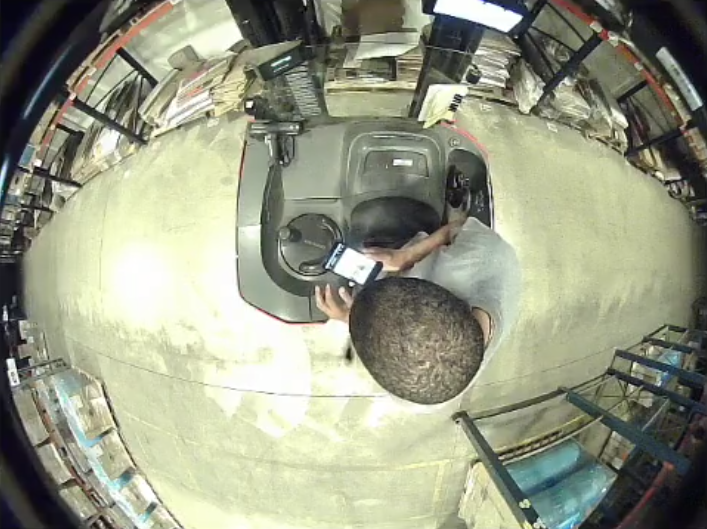
#> input picture data/distract.png, 707 x 529 px
$ python blobby.py
#> lines starting #> are read from the running program, lines starting #| are printed output that depends on the picture
import cv2
import numpy as np
import imutils
from imutils.video import VideoStream
from imutils import face_utils
import math
import time

def initializeBlobDetector():

    """
    Creating a blob detector
    """
    print("[INFO} Initializing blobby the unicorn")

    params = cv2.SimpleBlobDetector_Params()
    #Threshold Values set min, max and step
    #Reconsider setting these values, they might not be required
    params.minThreshold = 200;
    params.maxThreshold = 5000;

    #Color filter set color in 0,255 range
    #params.filterByColor = True
    #params.blobColor = 0

    #Area Filter set min and max
    params.filterByArea = True
    params.minArea = 200
    params.maxArea = 750

    #Cricularity Filer set min and max
    params.filterByCircularity = True
    params.minCircularity = .65
    params.maxCircularity = .85

    #Convexity filter set min
    params.filterByConvexity = False
    params.minConvexity = 0

    #Inertia filter set max and min
    params.filterByInertia = True
    params.minInertiaRatio = .1
    params.maxInertiaRatio = .7

    #Create the detector instance
    detector = cv2.SimpleBlobDetector_create(params)

    return detector

def main():

    print("[INFO] rendering a world of pure imagination")

    #Grab the frame
    img = cv2.imread('data/distract.png')
#> img is the input picture: shape (529, 707, 3); mean B, G, R 133.3, 154.2, 150.9

    #Crop out the ROI
    #cv2.imshow("Image",img)
    x = 250;y = 120;h = 250
    img = img[y:y+h, x:x+h]
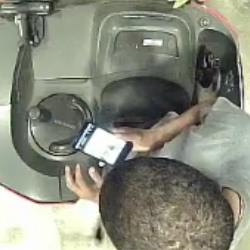
#> img: shape (250, 250, 3); mean B, G, R 123.3, 137.1, 134.8
    #cv2.imshow("Cropped",img)

    #Image downize by half
    img_s = cv2.resize(img, (0,0), fx=0.75, fy=0.75)
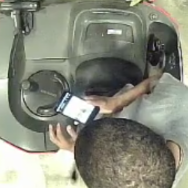
#> img_s: shape (188, 188, 3); mean B, G, R 123.4, 137.4, 135.1
    img_g = cv2.cvtColor(img_s, cv2.COLOR_BGR2GRAY)
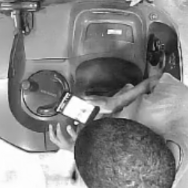
#> img_g: shape (188, 188); min 13, max 255, mean 135.1
    #Gaussian Blurring
    blur = cv2.GaussianBlur(img_g,(7,7),0)
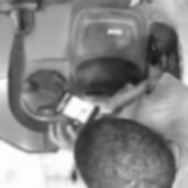
#> blur: shape (188, 188); min 24, max 254, mean 135.1
    #cv2.imshow("Blurred",blur)

    #LAB format split, CLAHE Histogram Equalization and merge->2 BGR
#> (the run stopped early here; a loop or call above may not have finished)
